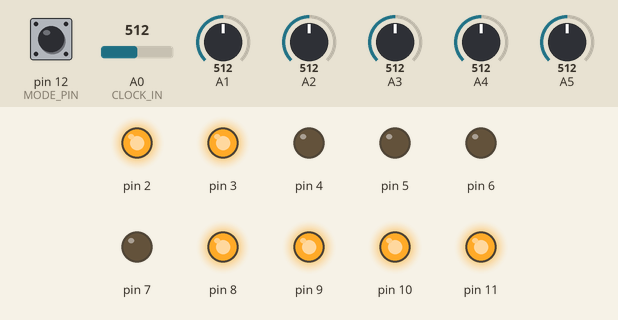
This sketch was run on a simulated Arduino Uno, built with avr-gcc and run on an emulated ATmega328P. Shown: output pins drawn as LEDs (lit = HIGH). The test bench sets the inputs (shaded band); at power-on: A0 (CLOCK_IN) = 512, pin 12 (MODE_PIN) HIGH, A1 = 512, A2 = 512, A3 = 512, A4 = 512, A5 = 512. Random numbers use the default seed unless the sketch sets one; what the sketch prints to the serial monitor is not drawn.

Above: at 1.2 s.
1.3 s: A0 (CLOCK_IN) set to 215
2.8 s: A0 (CLOCK_IN) set to 187
At 3.5 s:
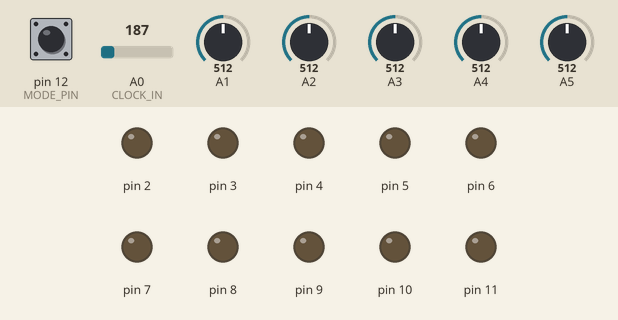
4.3 s: A0 (CLOCK_IN) set to 210
At 4.7 s:
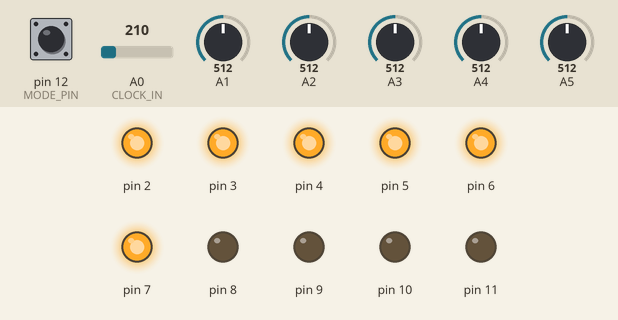
5.8 s: A0 (CLOCK_IN) set to 190
At 7.0 s:
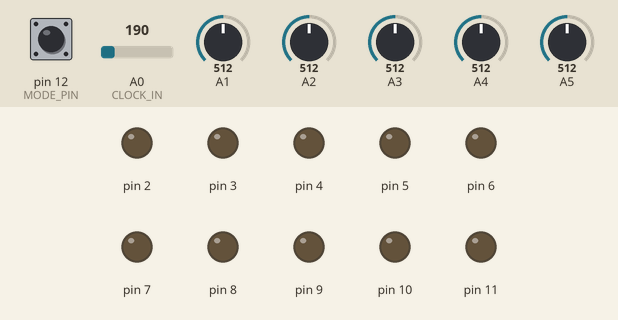
7.3 s: A0 (CLOCK_IN) set to 306
At 8.2 s:
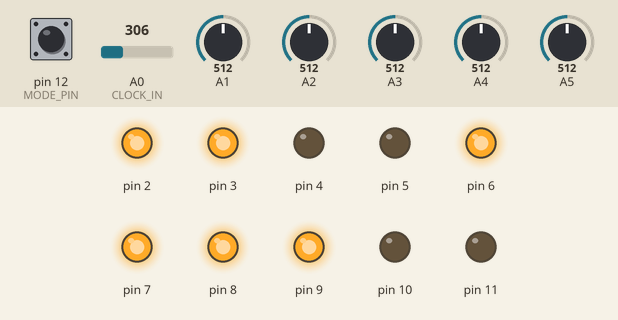
8.8 s: A0 (CLOCK_IN) set to 30
At 9.2 s:
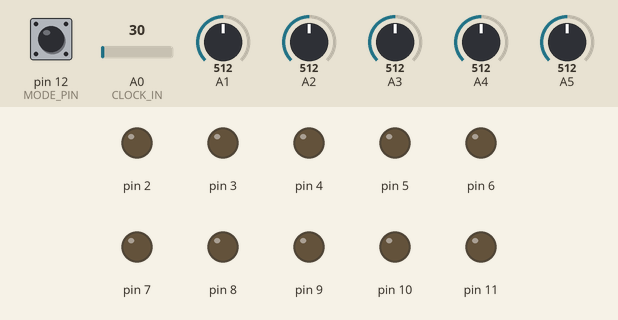
Timing chart, 0 to 11.3 s (numbered marks = the images above; inputs shaded):
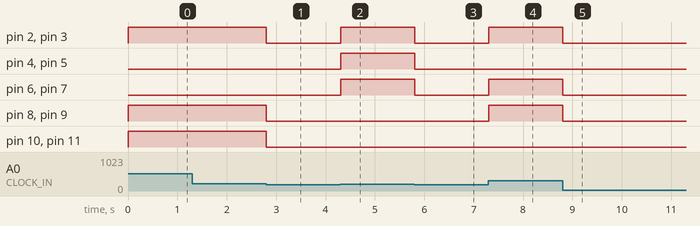

The sketch:

yesnomaybe.ino
```cpp
#define CLOCK_IN 0

#define LED_OUT_START 2
#define POT_START 1

#define LED_COUNT 5

#define MODE_PIN 12

byte patternList[][9] = {
    {1,    1},
    {3,    1,1,0},
    {4,    1,1,0,0},
    {4,    1,1,1,0},
    {5,    1,1,0,0,0},
    {5,    1,0,1,0,0},
    {5,    1,1,1,0,0},
    {5,    1,1,0,1,0},
    {5,    1,1,1,1,0},
    {6,    1,1,0,0,0,0},
    {6,    1,0,1,0,0,0},
    {6,    1,1,1,0,0,0},
    {6,    1,1,0,1,0,0},
    {6,    1,0,1,1,0,0},
    {6,    1,1,1,1,0,0},
    {6,    1,1,1,0,1,0},
    {6,    1,1,1,1,1,0},
    {7,    1,1,0,0,0,0,0},
    {7,    1,0,1,0,0,0,0},
    {7,    1,1,1,0,0,0,0},
    {7,    1,0,0,1,0,0,0},
    {7,    1,1,0,1,0,0,0},
    {7,    1,0,1,1,0,0,0},
    {7,    1,1,1,1,0,0,0},
    {7,    1,1,0,0,1,0,0},
    {7,    1,0,1,0,1,0,0},
    {7,    1,1,1,0,1,0,0},
    {7,    1,1,0,1,1,0,0},
    {7,    1,0,1,1,1,0,0},
    {7,    1,1,1,1,1,0,0},
    {7,    1,1,0,1,0,1,0},
    {7,    1,1,1,1,0,1,0},
    {7,    1,1,1,0,1,1,0},
    {7,    1,1,1,1,1,1,0},
    {8,    1,1,0,0,0,0,0,0},
    {8,    1,0,1,0,0,0,0,0},
    {8,    1,1,1,0,0,0,0,0},
    {8,    1,0,0,1,0,0,0,0},
    {8,    1,1,0,1,0,0,0,0},
    {8,    1,0,1,1,0,0,0,0},
    {8,    1,1,1,1,0,0,0,0},
    {8,    1,1,0,0,1,0,0,0},
    {8,    1,0,1,0,1,0,0,0},
    {8,    1,1,1,0,1,0,0,0},
    {8,    1,0,0,1,1,0,0,0},
    {8,    1,1,0,1,1,0,0,0},
    {8,    1,0,1,1,1,0,0,0},
    {8,    1,1,1,1,1,0,0,0},
    {8,    1,0,1,0,0,1,0,0},
    {8,    1,1,1,0,0,1,0,0},
    {8,    1,1,0,1,0,1,0,0},
    {8,    1,0,1,1,0,1,0,0},
    {8,    1,1,1,1,0,1,0,0},
    {8,    1,0,1,0,1,1,0,0},
    {8,    1,1,1,0,1,1,0,0},
    {8,    1,1,0,1,1,1,0,0},
    {8,    1,0,1,1,1,1,0,0},
    {8,    1,1,1,1,1,1,0,0},
    {8,    1,1,1,0,1,0,1,0},
    {8,    1,1,0,1,1,0,1,0},
    {8,    1,1,1,1,1,0,1,0},
    {8,    1,1,1,1,0,1,1,0},
    {8,    1,1,1,1,1,1,1,0}
};

byte patternCount;

const byte outputCount = 5;
bool state = false;

byte patternSteps[LED_COUNT];

void setup() {

  patternCount = sizeof(patternList)/sizeof(patternList[0]);

  Serial.begin(9600);

  for (byte i = 0; i < LED_COUNT; i++) {
    byte pinPosition = LED_OUT_START + i*2;
    pinMode(pinPosition, OUTPUT);
    pinMode(pinPosition  +1, OUTPUT);
    patternSteps[i] = 0;
  }

  pinMode(MODE_PIN, INPUT_PULLUP);

  randomSeed(analogRead(7));
}

void loop() {

  int clockIn = analogRead(CLOCK_IN);
  bool clockInState = (clockIn > 200);

  int patternMode = digitalRead(MODE_PIN);
  Serial.println(patternMode);

  if (clockInState != state) {

    state = clockInState;

    if (clockInState) {

      for (byte i = 0; i < LED_COUNT; i++) {
        bool state = false;

        if (patternMode == LOW) {
          long potIndex = analogRead(POT_START + i);
          potIndex = map(potIndex, 0, 1024, 0, patternCount);

          byte* pattern = patternList[potIndex];

          state = pattern[patternSteps[i] + 1] > 0; // + 1 cause index 0 is for the array length

          patternSteps[i] = (patternSteps[i] + 1) % pattern[0];
        } else {
          long randomValue = random(1024);

          long potValue = analogRead(POT_START + i);

          state = potValue >= randomValue;
        }

        byte pinPosition = LED_OUT_START + i*2;
        digitalWrite(pinPosition, state ? HIGH : LOW);
        digitalWrite(pinPosition + 1, state ? HIGH : LOW);

      }

    } else {
      for (byte i = 0; i < LED_COUNT; i++) {
        byte pinPosition = LED_OUT_START + i*2;
        digitalWrite(pinPosition, LOW);
        digitalWrite(pinPosition + 1, LOW);
      }
    }
  }


}
```

Measured:
- the behaviour switches between 201 and 200 on A0 (CLOCK_IN) (found by bisection; images 0 and 1)
- after the input at 2.8 s, pin 2, pin 3, pin 8–11: HIGH → LOW at once
- after the input at 4.3 s, pin 2–7: LOW → HIGH at once
- after the input at 5.8 s, pin 2–7: HIGH → LOW at once
- after the input at 7.3 s, pin 2, pin 3, pin 6–9: LOW → HIGH at once
- after the input at 8.8 s, pin 2, pin 3, pin 6–9: HIGH → LOW at once
